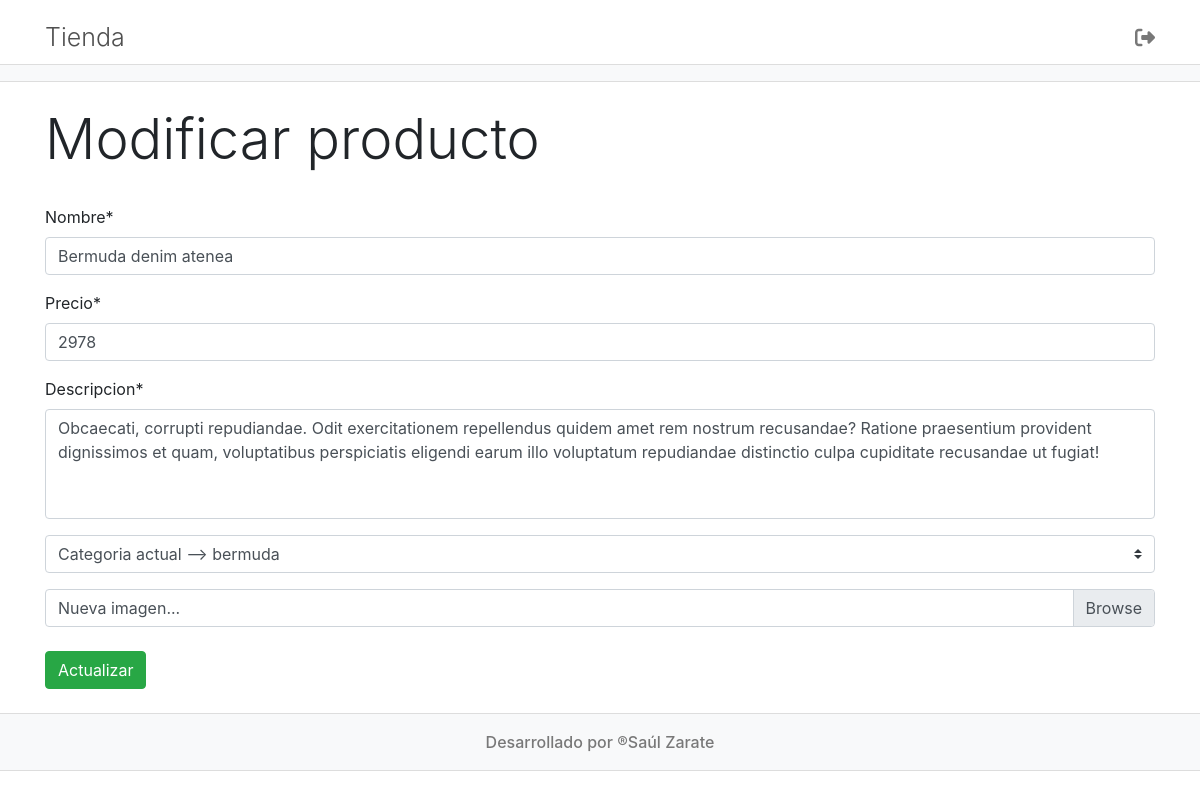
Page /index.php?controller=producto&action=create&id=1 (signed in) on the committed database.
### tables this page shows
CREATE TABLE `producto` (
  `id` tinyint(3) UNSIGNED NOT NULL,
  `nombre` varchar(100) NOT NULL,
  `precio` float NOT NULL,
  `descripcion` text NOT NULL,
  `imagen` varchar(200) NOT NULL,
  `categoria_id` tinyint(3) UNSIGNED NOT NULL
);

### controllers/ProductoController.php (called while the page is built, shortened)
<?php
require_once __DIR__ . "/../models/Producto.php";
require_once __DIR__ . "/../models/Categoria.php";
require_once __DIR__ . "/../helpers/Utils.php";
class ProductoController{
    public function create(){
        if( isset($_GET["id"]) ){
            $producto_id = $_GET["id"];
            $productoDB = new Producto();
            $productoDB->setId($producto_id);
            $producto = $productoDB->getOne();
        }
        require_once __DIR__ . "/../views/producto/crear.php";
    }
}

### config/db.php (called while the page is built)
<?php
class DataBase {
    public static function conexion(){
        try{
            $baseDatos = "dvshop";
            $host = "127.0.0.1";
            $port = 3306;
            $user = "root";
            $password = "";
            return new PDO("mysql:dbname=$baseDatos;chartset=UTF-8;host=$host;port=$port",$user,$password);
        }catch( Exception $e ){
            echo "Erro en la conexion con la base de datos <br>";
            echo $e->getMessage();
            exit();
        }
    }
}

### models/Producto.php (called while the page is built, shortened)
<?php
require_once __DIR__ . "/../config/db.php";
class Producto{
    private $id;
    private $db;
    public function __construct(){
        $this->db = DataBase::conexion();
    }
    public function setId($id){
        $this->id = $id;
    }
    public function getOne(){
        $sql = "SELECT * FROM producto WHERE id = :id";
        $query = $this->db->prepare($sql);
        $query->execute([
            ":id" => $this->id
        ]);
        return $query->fetch(PDO::FETCH_OBJ);
    }
}

### helpers/Utils.php (called while the page is built, shortened)
<?php
class Utils {
  public static function showCategorias(){
    require_once __DIR__ . "/../models/Categoria.php";
    $categorias = new Categoria();
    return $categorias->getAll();
  }
}

### models/Categoria.php (called while the page is built, shortened)
<?php
require_once __DIR__ . "/../config/db.php";
class Categoria {
    private $db;
    public function __construct(){
        $this->db = DataBase::conexion();
    }
    public function getAll(){
        $sql = "SELECT * FROM categoria";
        $query = $this->db->prepare($sql);
        $query->execute();
        return $query->fetchAll(PDO::FETCH_OBJ);
    }
}

### views/producto/crear.php (the view, shortened to what this page needs)
<!DOCTYPE html>
<html lang="es">
<head>
    <?php require_once __DIR__ . "/../layout/links.php" ?>
</head>
<body>
    <?php require_once __DIR__ . "/../layout/header.php" ?>
    <?php require_once __DIR__ . "/../layout/nav.php" ?>
    <main class="container">
        <div class="row my-4">
            <div class="col-12 mb-4">
                <?php if (isset($producto)) : ?>
                    <h2 class="display-4">Modificar producto</h2>
                <?php else : ?>
                    <h2 class="display-4">Nuevo producto</h2>
                <?php endif; ?>
            </div>
            <div class="col-12">
                <form <?php if (!isset($producto)) : ?> action="<?= base_url . 'index.php?controller=producto&action=save' ?>" <?php else : ?> action="<?= base_url . 'index.php?controller=producto&action=update' ?>" <?php endif; ?> method="POST" enctype="multipart/form-data">
                    <div class="form-group">
                        <label for="nombre">Nombre*</label>
                        <input type="text" class="form-control" value="<?= isset($producto) ? $producto->nombre : "" ?>" name="nombre" id="nombre" placeholder="Ingrese el nombre" required>
                    </div>
                    <div class="form-group">
                        <label for="precio">Precio*</label>
                        <input type="number" class="form-control" value="<?= isset($producto) ? $producto->precio : "" ?>" name="precio" id="precio" placeholder="Ingrese el precio" required>
                    </div>
                    <div class="form-group">
                        <label for="descripcion">Descripcion*</label>
                        <textarea class="form-control" name="descripcion" id="descripcion" rows="4" placeholder="Ingrese una descripcion del producto" required><?= isset($producto) ? $producto->descripcion : "" ?></textarea>
                    </div>
                    <div class="form-group">
                        <select class="custom-select" name="categoriaId" required>
                            <?php if (!isset($producto)) : ?>
                                <option value="" selected>-- Seleccione una categoria --</option>
                                <?php foreach (Utils::showCategorias() as $categoria) : ?>
                                    <option value="<?= $categoria->id ?>"><?= $categoria->nombre ?></option>
                                <?php endforeach; ?>
                            <?php else : ?>
                                <?php foreach (Utils::showCategorias() as $categoria) :
                                    if ($categoria->id == $producto->categoria_id) : ?>
                                        <option value="<?= $categoria->id ?>" selected>Categoria actual --> <?= $categoria->nombre ?></option>
                                    <?php else : ?>
                                        <option value="<?= $categoria->id ?>"><?= $categoria->nombre ?></option>
                                <?php endif;
                                endforeach; ?>
                            <?php endif; ?>
                        </select>
                    </div>
                    <div class="custom-file">
                        <label class="custom-file-label" for="customFile"><?= isset($producto) ? "Nueva imagen..." : "Ingrese una imagen...*" ?></label>
                    </div>
                    <button type="submit" class="btn btn-success mt-4" name="submitCrear"><?= isset($producto) ? "Actualizar" : "Agregar" ?></button>
                </form>
            </div>
        </div>
    </main>
    <?php require_once __DIR__ . "/../layout/footer.php" ?>
</body>
</html>

### assets/css/style.css (style rules this page uses)
* { margin: 0; padding: 0; box-sizing: border-box; }
textarea { resize: none; }

### rows in the picture
producto: nombre "Bermuda denim atenea", precio "2978", descripcion "Obcaecati, corrupti repudiandae. Odit exercitationem repellendus quidem amet rem nostrum recusandae? Ratione praesentium provident dignissimos et quam, voluptatibus perspiciatis eligendi earum illo voluptatum repudiandae distinctio culpa cupiditate recusandae ut fugiat!"
